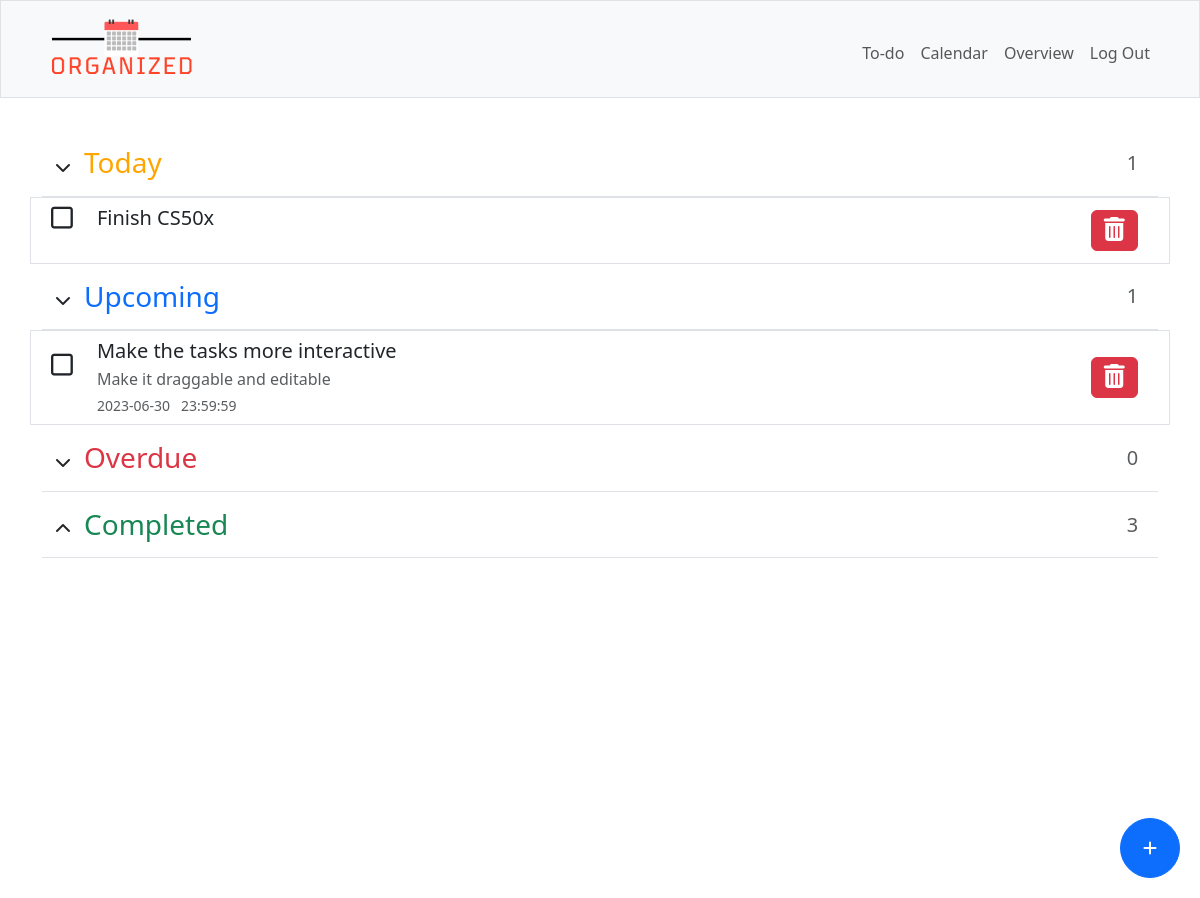
The page / (signed in) on the database its author committed.
### tables this page shows
CREATE TABLE todo (
    id INTEGER PRIMARY KEY AUTOINCREMENT NOT NULL,
    user_id INTEGER NOT NULL,
    title TEXT NOT NULL,
    [description] TEXT,
    "due_date" DATE,
    "due_time" TIME,
    [class] TEXT,
    FOREIGN KEY(user_id) REFERENCES users(id)
);

### app.py (the view)
@app.route("/", methods=["GET", "POST"])
@login_required
def index():
    if request.method == "POST":
        if request.headers.get("X-Requested-With") == "XMLHttpRequest":
            items = db.execute("SELECT * FROM todo WHERE user_id = ? AND class != 'Completed'",
                               session["user_id"])
            for item in items:
                todo_class = checkDue(item["due_date"], item["due_time"])
                if item["class"] != todo_class:
                    db.execute("UPDATE todo SET class = ? WHERE user_id = ? AND id = ?",
                               todo_class, session["user_id"], item['id'])
            return jsonify(success=True)  # Return a JSON response indicating success
        if request.form.get("btn-identifier") == "addBtn":
            title = request.form.get("title")
            description = request.form.get("description")
            date = request.form.get("date")
            time = request.form.get("time")
            if date or time:
                if date and time:
                    todo_class = checkDue(date, time)
                    db.execute("INSERT INTO todo (user_id, title, description, due_date, due_time, class) VALUES (?, ?, ?, ?, ?, ?)",
                               session["user_id"], title, description, date, time, todo_class)
                if date and not time:
                    time = "23:59:59"
                    todo_class = checkDue(date, time)
                    db.execute("INSERT INTO todo (user_id, title, description, due_date, due_time, class) VALUES (?, ?, ?, ?, ?, ?)",
                               session["user_id"], title, description, date, time, todo_class)
                if time and not date:
                    db.execute("INSERT INTO todo (user_id, title, description, due_date, due_time, class) VALUES (?, ?, ?, ?, ?, 'Today')",
                               session["user_id"], title, description, current_date, time)
            else:
                db.execute("INSERT INTO todo (user_id, title, description, due_date, due_time, class) VALUES (?, ?, ?, ?, ?, 'Today')",
                           session["user_id"], title, description, date, time)
        if request.form.get("btn-identifier") == "deleteBtn":
            id = request.form.get("todo-id")
            item = db.execute("SELECT id FROM todo WHERE user_id = ? AND id = ?",
                              session["user_id"], id)
            db.execute("DELETE FROM todo WHERE id = ?", item[0]["id"])
        if request.form.get("btn-identifier") == "checkbox":
            id = request.form.get("todo-id")
            item = db.execute("SELECT * FROM todo WHERE user_id = ? AND id = ?",
                              session["user_id"], id)
            if item[0]["due_date"] or item[0]["due_time"]:
                if item[0]["class"] == "Completed":
                    todo_class = checkDue(item[0]["due_date"], item[0]["due_time"])
                    db.execute("UPDATE todo SET class = ? WHERE user_id = ? AND id = ?",
                               todo_class, session["user_id"], id)
                else:
                    db.execute("UPDATE todo SET class = 'Completed' WHERE user_id = ? AND id = ?",
                               session["user_id"], id)
            else:
                if item[0]['class'] == "Completed":
                    db.execute("UPDATE todo SET class = 'Today' WHERE user_id = ? AND id = ?",
                               session["user_id"], id)
                else:
                    db.execute("UPDATE todo SET class = 'Completed' WHERE user_id = ? AND id = ?",
                               session["user_id"], id)
        return redirect("/")
    else:
        items = db.execute("SELECT * FROM todo WHERE user_id = ? AND class != 'Completed'",
                           session["user_id"])
        for item in items:
            todo_class = checkDue(item["due_date"], item["due_time"])
            if item["class"] != todo_class:
                db.execute("UPDATE todo SET class = ? WHERE user_id = ? AND id = ?",
                           todo_class, session["user_id"], item["id"])
        todo = db.execute("""SELECT *,
                                (SELECT COUNT(*) FROM todo WHERE user_id = ? AND class = 'Overdue') AS overdue_count,
                                (SELECT COUNT(*) FROM todo WHERE user_id = ? AND class = 'Today') AS today_count,
                                (SELECT COUNT(*) FROM todo WHERE user_id = ? AND class = 'Upcoming') AS upcoming_count,
                                (SELECT COUNT(*) FROM todo WHERE user_id = ? AND class = 'Completed') AS completed_count
                             FROM todo WHERE user_id = ? ORDER BY due_date, due_time""",
                          session["user_id"], session["user_id"], session["user_id"], session["user_id"], session["user_id"])
        if todo:
            upcoming_count = todo[0]["upcoming_count"]
            today_count = todo[0]["today_count"]
            overdue_count = todo[0]["overdue_count"]
            completed_count = todo[0]["completed_count"]
        else:
            upcoming_count = 0
            today_count = 0
            overdue_count = 0
            completed_count = 0
        return render_template("index.html", todo=todo, today_count=today_count, upcoming_count=upcoming_count, overdue_count=overdue_count, completed_count=completed_count)

### app.py (called while the page is built)
@app.after_request
def after_request(response):
    response.headers["Cache-Control"] = "no-cache, no-store, must-revalidate"
    response.headers["Expires"] = 0
    response.headers["Pragma"] = "no-cache"
    return response

### helpers.py (called while the page is built)
def login_required(f):
    @wraps(f)
    def decorated_function(*args, **kwargs):
        if session.get("user_id") is None:
            return redirect("/login")
        return f(*args, **kwargs)
    return decorated_function

def checkDue(todo_date, todo_time):
    current_dt = datetime.now()
    current_date = current_dt.date()
    current_time = current_dt.time()
    if todo_date:
        due_dt_str = todo_date + ' ' + todo_time
        due_dt = datetime.strptime(due_dt_str, '%Y-%m-%d %H:%M:%S')
        due_date = datetime.strptime(todo_date, '%Y-%m-%d').date()
        if current_dt > due_dt:
            return "Overdue"
        else:
            if current_date == due_date:
                return "Today"
            else:
                return "Upcoming"
    elif todo_time:
        due_time = datetime.strptime(todo_time, '%H:%M:%S').time()
        if current_time > due_time:
            return "Overdue"
        else:
            return "Today"
    else:
        return "Today"

### templates/index.html (shortened to what this page needs)
{% extends "layout.html" %}
{% block main %}
   <div class="d-flex flex-column w-100 text-start">
        <button type="button" class="btn btn-primary fixedButton roundedFixedBtn" data-bs-toggle="modal" data-bs-target="#addTaskModal">
            <i class="fa-solid fa-plus"></i>
        </button>
        <div class="d-flex pb-2 mb-0 border-bottom">
            <button class="btn btnCollapse" type="button" data-bs-toggle="collapse" data-bs-target="#collapseToday" aria-expanded="false" aria-controls="collapseToday">
                <i class="fa-solid fa-chevron-down"></i>
            </button>
            <h3 class="col-sm-11" id="today-section">Today</h3>
            <p class="col text-muted text-center align-self-center fs-5 mb-0 pb-2">{{ today_count }}</p>
        </div>
        <ul class="collapse show" id="collapseToday">
            {% for row in todo if row["class"] == "Today" %}
            <li>
                <div class="row border p-2 item">
                    <form action="/" method="POST" class="col-1 box">
                        <button type="submit" class="btn iconBtn align-self-center" name="btn-identifier" value="checkbox">
                            <i class="fa-regular fa-square checkbox tick" id="{{ row['id'] }}"></i>
                        </button>
                    </form>
                    <div class="col-9 todo-item">
                        <h5 class="mb-1">{{ row["title"] }}</h5>
                    </div>
                    <form action="/" method="POST" class="col-1 align-self-center d-flex justify-content-center ms-auto">
                        <button class="btn btn-danger" name="btn-identifier" value="deleteBtn" onclick="return confirm('Are you sure you want to delete this item?');"><i class="fa fa-trash"></i></button>
                    </form>
                </div>
            </li>
            {% endfor %}
        </ul>
        <div class="d-flex pb-2 mb-0 border-bottom">
            <button class="btn btnCollapse" type="button" data-bs-toggle="collapse" data-bs-target="#collapseUpcoming" aria-expanded="false" aria-controls="collapseUpcoming">
                <i class="fa-solid fa-chevron-down"></i>
            </button>
            <h3 class="col-sm-11 text-primary" id="upcoming-section">Upcoming</h3>
            <p class="col text-muted text-center align-self-center fs-5 mb-0 pb-2">{{ upcoming_count }}</p>
        </div>
        <ul class="collapse show" id="collapseUpcoming">
            {% for row in todo if row["class"] == "Upcoming" %}
            <li>
                <div class="row border p-2 item">
                    <form action="/" method="POST" class="col-1 box">
                        <button type="submit" class="btn iconBtn align-self-center" name="btn-identifier" value="checkbox">
                            <i class="fa-regular fa-square checkbox tick" id="{{ row['id'] }}"></i>
                        </button>
                    </form>
                    <div class="col-9 todo-item">
                        <h5 class="mb-1">{{ row["title"] }}</h5>
                        <p class="text-muted mb-1">{{ row["description"] }}</p>
                        <p class="text-muted fs-7 m-0">{{ row["due_date"] }}&nbsp;&nbsp;&nbsp;{{ row["due_time"] }}</p>
                    </div>
                    <form action="/" method="POST" class="col-1 align-self-center d-flex justify-content-center ms-auto">
                        <button class="btn btn-danger" name="btn-identifier" value="deleteBtn" onclick="return confirm('Are you sure you want to delete this item?');"><i class="fa fa-trash"></i></button>
                    </form>
                </div>
            </li>
            {% endfor %}
        </ul>
        <div class="d-flex pb-2 mb-0 border-bottom">
            <button class="btn btnCollapse" type="button" data-bs-toggle="collapse" data-bs-target="#collapseOverdue" aria-expanded="false" aria-controls="collapseOverdue">
                <i class="fa-solid fa-chevron-down"></i>
            </button>
            <h3 class="col-sm-11 text-danger" id="overdue-section">Overdue</h3>
            <p class="col text-muted text-center align-self-center fs-5 mb-0 pb-2">{{ overdue_count }}</p>
        </div>
        <div class="d-flex pb-2 mb-0 border-bottom">
            <button class="btn btnCollapse" type="button" data-bs-toggle="collapse" data-bs-target="#collapseCompleted" aria-expanded="false" aria-controls="collapseCompleted">
                <i class="fa-solid fa-chevron-up"></i>
            </button>
            <h3 class="col-sm-11 text-success" id="completed-section">Completed</h3>
            <p class="col text-muted text-center align-self-center fs-5 mb-0 pb-2">{{ completed_count }}</p>
        </div>
   </div>
{% endblock %}

### static/styles.css (style rules this page uses)
#today-section { color: orange; }
.fa-trash { font-size: 24px; }
ul, li { list-style: none; padding: 0; }
.fixedButton { position: fixed; bottom: 20px; right: 20px; }
.roundedFixedBtn { height: 60px; width: 60px; border-radius: 50%; color: white; text-align: center; cursor: pointer; }
.checkbox { display: flex; width: auto; height: auto; font-size: 25px; text-align: center; align-items: center; cursor: pointer; }
.box { display: inline-flex; width: auto; height: auto; padding-bottom: 1.5rem!important; justify-content: center; }
.iconBtn { padding: 0; background: none; border: none; width: fit-content; height: fit-content; }
form.box button { box-shadow: none!important; outline: none!important; }
.fs-7 { font-size: 14px!important; }

### rows shown on the page
todo: title "Finish CS50x"
todo: title "Make the tasks more interactive", description "Make it draggable and editable", due_date "2023-06-30", due_time "23:59:59"

### other values the page prints
{{ today_count }} "1"
{{ upcoming_count }} "1"
{{ overdue_count }} "0"
{{ completed_count }} "3"
